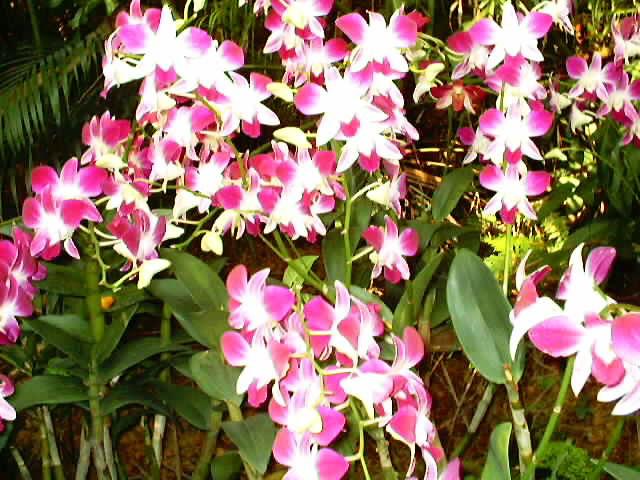
#> input picture OpenCV/images/Orchid.bmp, 640 x 480 px, found by its file name
$ python aula_02_ex_04.py
#> lines starting #> are read from the running program, lines starting #| are printed output that depends on the picture

#import
import numpy as np
import cv2

# Read the image
image = cv2.imread("./images/orchid.bmp", cv2.IMREAD_UNCHANGED)
#> image is the input picture: shape (480, 640, 3); mean B, G, R 95.4, 115.3, 141

if  np.shape(image) == ():
	# Failed Reading
	print("Image file could not be open")
	exit(-1)

# Image characteristics
image_array = image.shape
#> image_array = (480, 640, 3)
height = image_array[0]
#> height = 480
width = image_array[1]
#> width = 640

# Check if the image is grayscale or RGB
if len(image_array) == 2:  # Grayscale
    channels = 1
else:  # RGB
    channels = image_array[2]
#> channels = 3

# Exemplo de redimensionamento
scale_percent = 70  # 70% do tamanho original
width = int(image.shape[1] * scale_percent / 100)
#> width = 448
height = int(image.shape[0] * scale_percent / 100)
#> height = 336
dim = (width, height)
#> dim = (448, 336)

print("Image Size: (%d,%d,%d)" % (height, width, channels))
#| Image Size: (336,448,3)
print("Image Type: %s" % (image.dtype))
#| Image Type: uint8

#Redimensionar a imagem original
image_resized = cv2.resize(image, dim, interpolation=cv2.INTER_AREA)
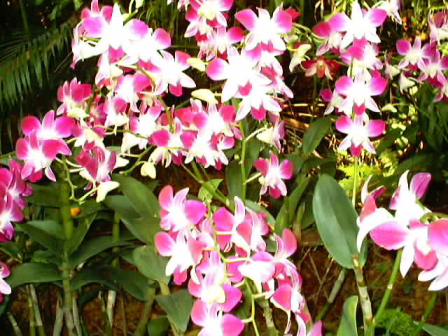
#> image_resized: shape (336, 448, 3); mean B, G, R 95.4, 115.3, 141

# Using cv2.COLOR_BGR2GRAY color space
image_GRAY = cv2.cvtColor(image_resized, cv2.COLOR_RGB2GRAY)
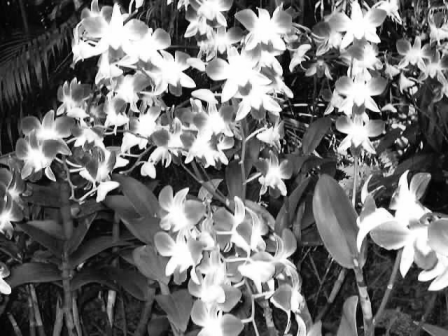
#> image_GRAY: shape (336, 448); min 2, max 255, mean 112.3

# Replicar o canal de cinza para 3 canais
image_GRAY_3_channels = np.stack((image_GRAY,)*3, axis=-1)

# Using cv2.COLOR_RGB2HLS color space
image_HLS = cv2.cvtColor(image_resized, cv2.COLOR_RGB2HLS)
#> image_HLS: shape (336, 448, 3); mean of channels 0, 1, 2 100.9, 115.5, 165.6

# Using cv2.COLOR_RGBXYZ color space
image_XYZ = cv2.cvtColor(image_resized, cv2.COLOR_RGB2XYZ)
#> image_XYZ: shape (336, 448, 3); mean of channels 0, 1, 2 106, 112.9, 146.3

# Using cv2.COLOR_RGB2HSV color space
image_HSV = cv2.cvtColor(image_resized, cv2.COLOR_RGB2HSV)
#> image_HSV: shape (336, 448, 3); mean H, S, V 100.9, 143.6, 146.1

# Using cv2.COLOR_RGB2BGR color space
image_BGR = cv2.cvtColor(image_resized, cv2.COLOR_RGB2BGR)

# Concatenar horizontalmente para formar duas linhas (2 imagens por linha)
row1 = cv2.hconcat([image_resized, image_GRAY_3_channels, image_HLS])
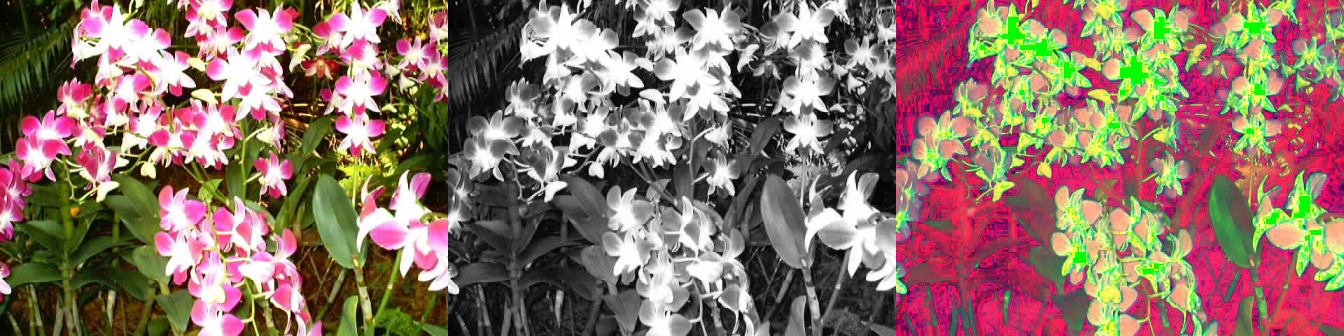
#> row1: shape (336, 1344, 3); mean B, G, R 102.9, 114.4, 139.6
row2 = cv2.hconcat([image_XYZ, image_HSV, image_BGR])
#> row2: shape (336, 1344, 3); mean of channels 0, 1, 2 116, 124, 129.3

# Concatenar verticalmente para formar a matriz 2x3
matrix_2x3 = cv2.vconcat([row1, row2])
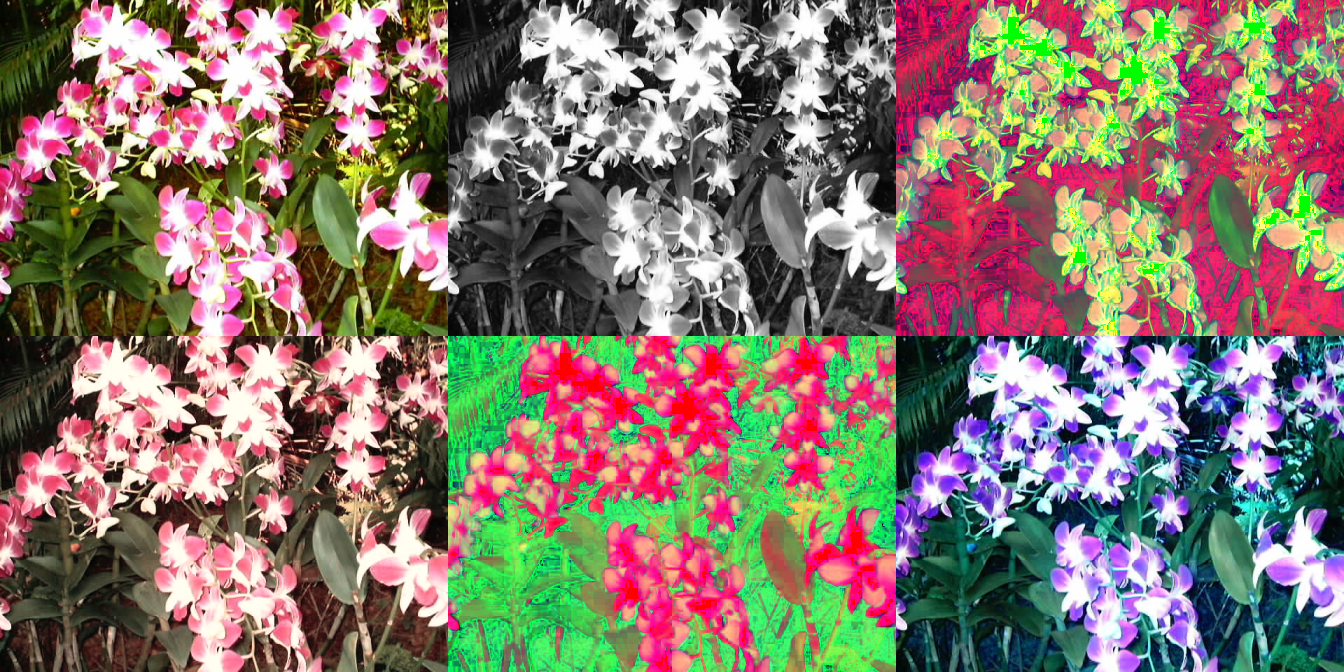
#> matrix_2x3: shape (672, 1344, 3); mean B, G, R 109.4, 119.2, 134.5

# Exibir a matriz
cv2.imshow("Matriz 2x3", matrix_2x3)
# Wait
cv2.waitKey(0)

# Fechar todas as janelas
cv2.destroyAllWindows()
